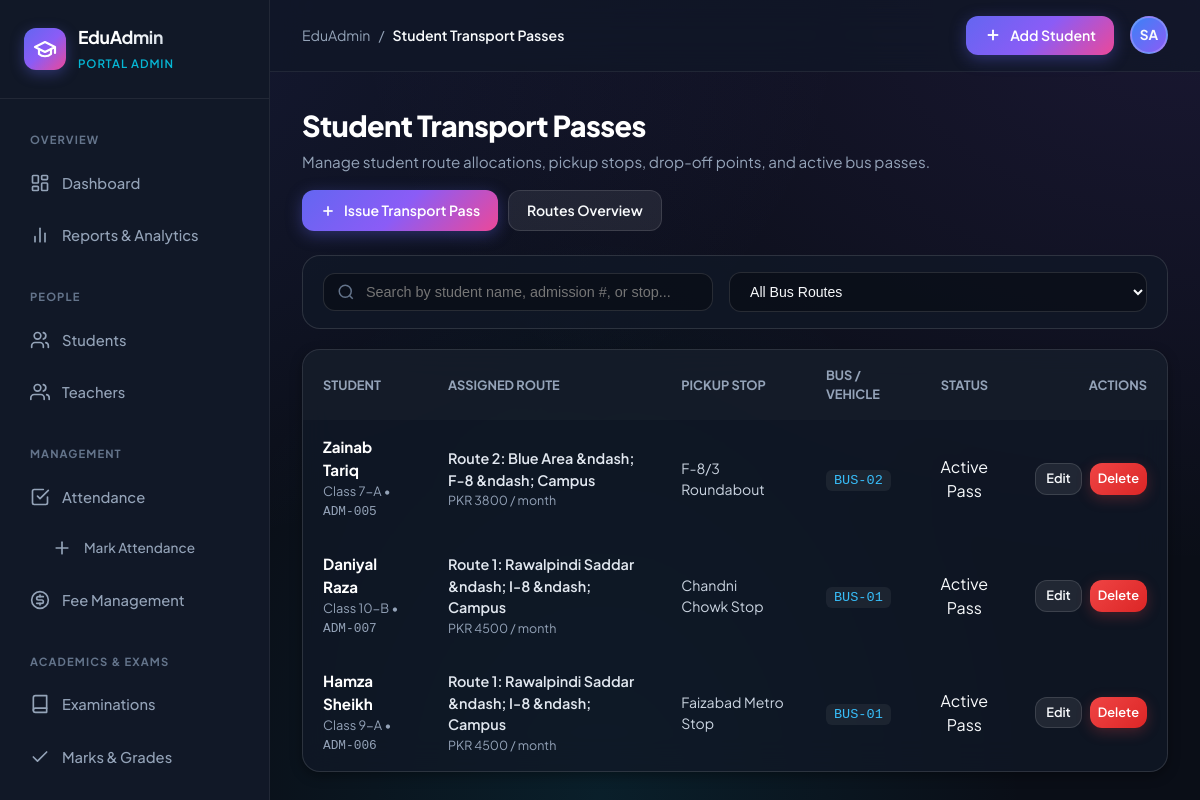
The app's page /transport/passes/ with its own data.
### transport/models.py (models this page shows, shortened)
class TransportAllocation(models.Model):
    student = models.ForeignKey('students.Student', on_delete=models.CASCADE, related_name='transport_passes', verbose_name="Student")
    route = models.ForeignKey(Route, on_delete=models.CASCADE, related_name='assigned_students', verbose_name="Bus Route")
    pickup_stop = models.CharField(max_length=120, verbose_name="Designated Pickup Point")
    dropoff_stop = models.CharField(max_length=120, blank=True, verbose_name="Designated Drop-off Point")
    joined_date = models.DateField(default=timezone.now, verbose_name="Commencement Date")
    is_active = models.BooleanField(default=True, verbose_name="Active Transport Pass")
    created_at = models.DateTimeField(auto_now_add=True)
    class Meta:
        ordering = ['-joined_date', 'student__student_name']
        verbose_name = "Transport Allocation"
        verbose_name_plural = "Transport Allocations"

class Route(models.Model):
    route_name = models.CharField(max_length=150, unique=True, verbose_name="Route Name / Title")
    start_location = models.CharField(max_length=150, verbose_name="Origin / Start Point")
    end_location = models.CharField(max_length=150, verbose_name="Destination / Campus")
    monthly_fare = models.DecimalField(max_digits=8, decimal_places=2, default=Decimal('3500.00'), verbose_name="Monthly Fare (PKR)")
    vehicle = models.ForeignKey(Vehicle, on_delete=models.SET_NULL, null=True, blank=True, related_name='routes', verbose_name="Assigned Bus / Van")
    description = models.TextField(blank=True, verbose_name="Route Stops & Itinerary")
    created_at = models.DateTimeField(auto_now_add=True)
    class Meta:
        ordering = ['route_name']
        verbose_name = "Transport Route"
        verbose_name_plural = "Transport Routes"

class Vehicle(models.Model):
    STATUS_CHOICES = [
        ('Active', 'Active in Service'),
        ('Maintenance', 'Under Maintenance'),
        ('Inactive', 'Decommissioned / Inactive'),
    ]
    vehicle_number = models.CharField(max_length=30, unique=True, verbose_name="Vehicle / Plate #")
    vehicle_model = models.CharField(max_length=100, verbose_name="Vehicle Model / Make")
    driver_name = models.CharField(max_length=120, verbose_name="Driver Full Name")
    driver_phone = models.CharField(max_length=25, verbose_name="Driver Contact Phone")
    driver_license = models.CharField(max_length=50, blank=True, verbose_name="Driver License #")
    seating_capacity = models.PositiveIntegerField(default=30, verbose_name="Seating Capacity")
    status = models.CharField(max_length=20, choices=STATUS_CHOICES, default='Active', verbose_name="Fleet Status")
    created_at = models.DateTimeField(auto_now_add=True)
    updated_at = models.DateTimeField(auto_now=True)
    class Meta:
        ordering = ['vehicle_number']
        verbose_name = "Fleet Vehicle"
        verbose_name_plural = "Fleet Vehicles"

### students/models.py (models this page shows, shortened)
class Student(models.Model):
    student_name = models.CharField(
        max_length=150,
        verbose_name="Student Name",
        help_text="Full legal name of the student"
    )
    admission_number = models.CharField(
        max_length=30,
        unique=True,
        verbose_name="Admission Number",
        help_text="Unique institutional admission identifier"
    )
    student_class = models.CharField(
        max_length=50,
        verbose_name="Class / Grade",
        help_text="Current class or grade level"
    )
    contact_number = models.CharField(
        max_length=20,
        verbose_name="Contact Number",
        help_text="Primary guardian contact phone number"
    )
    created_at = models.DateTimeField(
        auto_now_add=True,
        verbose_name="Registered On"
    )
    updated_at = models.DateTimeField(
        auto_now=True,
        verbose_name="Last Updated"
    )
    class Meta:
        ordering = ['-created_at']
        verbose_name = "Student"
        verbose_name_plural = "Students"

### transport/views.py (the view)
# urls.py: path('passes/', views.allocation_list, name='allocation_list'),
def allocation_list(request):
    query = request.GET.get('q', '').strip()
    route_filter = request.GET.get('route', '').strip()
    allocations = TransportAllocation.objects.select_related('student', 'route', 'route__vehicle').all()
    if query:
        allocations = allocations.filter(
            Q(student__student_name__icontains=query) |
            Q(student__admission_number__icontains=query) |
            Q(pickup_stop__icontains=query)
        )
    if route_filter:
        allocations = allocations.filter(route_id=route_filter)
    routes = Route.objects.all().order_by('route_name')
    context = {
        'page_title': 'Student Transport Passes',
        'active_tab': 'transport_passes',
        'allocations': allocations,
        'routes': routes,
        'route_filter': route_filter,
        'query': query,
    }
    return render(request, 'transport/allocation_list.html', context)

### templates/transport/allocation_list.html (shortened to what this page needs)
{% extends 'students/base.html' %}
{% block content %}
<div style="display:flex; justify-content:space-between; align-items:flex-start; margin-bottom:24px; flex-wrap:wrap; gap:16px;">
  <div>
    <h1 style="font-size:1.8rem; font-weight:800; color:#fff; letter-spacing:-0.02em;">Student Transport Passes</h1>
    <p style="color:var(--text-muted); font-size:0.95rem; margin-top:4px;">Manage student route allocations, pickup stops, drop-off points, and active bus passes.</p>
  </div>
  <div style="display:flex; gap:10px; flex-wrap:wrap;">
    <a href="{% url 'transport:allocation_add' %}" class="btn-primary" id="issue-pass-btn">
      <svg width="16" height="16" viewBox="0 0 24 24" fill="none" stroke="currentColor" stroke-width="2.5"><line x1="12" x2="12" y1="5" y2="19"/><line x1="5" x2="19" y1="12" y2="12"/></svg>
      Issue Transport Pass
    </a>
    <a href="{% url 'transport:transport_dashboard' %}" class="btn-secondary">
      Routes Overview
    </a>
  </div>
</div>
<form method="GET" class="filter-bar" style="margin-bottom:20px;">
  <div class="search-input-wrap">
    <svg viewBox="0 0 24 24" fill="none" stroke="currentColor" stroke-width="2"><circle cx="11" cy="11" r="8"/><line x1="21" y1="21" x2="16.65" y2="16.65"/></svg>
    <input type="text" name="q" value="{{ query }}" class="search-input" placeholder="Search by student name, admission #, or stop..." autocomplete="off">
  </div>
  <div style="display:flex; gap:10px; flex-wrap:wrap; align-items:center;">
    <select name="route" class="filter-select" onchange="this.form.submit()">
      <option value="">All Bus Routes</option>
    </select>
  </div>
</form>
<div class="glass-card" style="padding:0; overflow:hidden;">
  <div style="overflow-x:auto;">
    <table class="data-table" style="width:100%; border-collapse:collapse;">
      <thead>
        <tr style="border-bottom:1px solid var(--border-color); background:rgba(255,255,255,0.02);">
          <th style="padding:16px 20px; text-align:left; font-size:0.8rem; text-transform:uppercase; color:var(--text-muted);">Student</th>
          <th style="padding:16px 20px; text-align:left; font-size:0.8rem; text-transform:uppercase; color:var(--text-muted);">Assigned Route</th>
          <th style="padding:16px 20px; text-align:left; font-size:0.8rem; text-transform:uppercase; color:var(--text-muted);">Pickup Stop</th>
          <th style="padding:16px 20px; text-align:left; font-size:0.8rem; text-transform:uppercase; color:var(--text-muted);">Bus / Vehicle</th>
          <th style="padding:16px 20px; text-align:center; font-size:0.8rem; text-transform:uppercase; color:var(--text-muted);">Status</th>
          <th style="padding:16px 20px; text-align:right; font-size:0.8rem; text-transform:uppercase; color:var(--text-muted);">Actions</th>
        </tr>
      </thead>
      <tbody>
        {% for a in allocations %}
        <tr style="border-bottom:1px solid var(--border-color); transition:background 0.15s ease;" onmouseover="this.style.background='rgba(255,255,255,0.03)'" onmouseout="this.style.background='transparent'">
          <td style="padding:16px 20px;">
            <div style="font-weight:700; color:#fff; font-size:0.95rem;">{{ a.student.student_name }}</div>
            <div style="font-size:0.8rem; color:var(--text-muted);">{{ a.student.student_class }} &bull; <span style="font-family:monospace; color:var(--cyan);">{{ a.student.admission_number }}</span></div>
          </td>
          <td style="padding:16px 20px;">
            <div style="font-weight:600; color:#e2e8f0; font-size:0.9rem;">{{ a.route.route_name }}</div>
            <div style="font-size:0.78rem; color:var(--text-muted);">PKR {{ a.route.monthly_fare|floatformat:0 }} / month</div>
          </td>
          <td style="padding:16px 20px; color:#cbd5e1; font-size:0.88rem;">
            {{ a.pickup_stop }}
          </td>
          <td style="padding:16px 20px;">
            {% if a.route.vehicle %}
              <span style="font-family:monospace; background:rgba(255,255,255,0.06); padding:3px 8px; border-radius:6px; color:#38bdf8; font-size:0.85rem;">
                {{ a.route.vehicle.vehicle_number }}
              </span>
            {% else %}
              <span style="color:var(--text-muted); font-size:0.82rem;">Unassigned</span>
            {% endif %}
          </td>
          <td style="padding:16px 20px; text-align:center;">
            {% if a.is_active %}
              <span class="status-badge badge-active">Active Pass</span>
            {% else %}
              <span class="status-badge badge-unpaid">Suspended</span>
            {% endif %}
          </td>
          <td style="padding:16px 20px; text-align:right;">
            <div style="display:inline-flex; gap:8px;">
              <a href="{% url 'transport:allocation_edit' a.pk %}" class="btn-secondary" style="padding:5px 10px; font-size:0.8rem;">Edit</a>
              <a href="{% url 'transport:allocation_delete' a.pk %}" class="btn-danger" style="padding:5px 8px; font-size:0.8rem;">Delete</a>
            </div>
          </td>
        </tr>
        {% empty %}
        <tr>
          <td colspan="6" style="padding:48px 20px; text-align:center; color:var(--text-muted);">
            No student transport passes issued yet.
          </td>
        </tr>
        {% endfor %}
      </tbody>
    </table>
  </div>
</div>
{% endblock %}

### static/css/style.css (style rules this page uses)
:root { --bg-base: #0a0e17; --bg-surface: #111827; --bg-card: rgba(17, 24, 39, 0.75); --bg-card-hover: rgba(30, 41, 59, 0.85); --bg-glass: rgba(255, 255, 255, 0.04); --bg-glass-heavy: rgba(255, 255, 255, 0.08); --border-subtle: rgba(255, 255, 255, 0.07); --border-card: rgba(255, 255, 255, 0.12); --border-focus: #6366f1; --primary: #6366f1; --primary-hover: #4f46e5; --primary-gradient: linear-gradient(135deg, #6366f1 0%, #8b5cf6 50%, #ec4899 100%); --primary-glow: rgba(99, 102, 241, 0.35); --secondary: #06b6d4; --accent-purple: #8b5cf6; --success: #10b981; --success-glow: rgba(16, 185, 129, 0.25); --warning: #f59e0b; --warning-glow: rgba(245, 158, 11, 0.25); --danger: #ef4444; --danger-hover: #dc2626; --danger-glow: rgba(239, 68, 68, 0.25); --text-main: #f8fafc; --text-muted: #94a3b8; --text-dim: #64748b; --text-inverse: #0a0e17; --shadow-sm: 0 2px 4px rgba(0, 0, 0, 0.25); --shadow-md: 0 4px 12px rgba(0, 0, 0, 0.35); --shadow-lg: 0 12px 32px rgba(0, 0, 0, 0.45); --shadow-glow: 0 0 25px var(--primary-glow); --sidebar-width: 270px; --topbar-height: 72px; --radius-sm: 8px; --radius-md: 12px; --radius-lg: 18px; --radius-full: 9999px; --transition-fast: 0.18s ease; --transition-smooth: 0.3s cubic-bezier(0.4, 0, 0.2, 1); }
*, *::before, *::after { box-sizing: border-box; margin: 0; padding: 0; }
body { font-family: 'Plus Jakarta Sans', -apple-system, BlinkMacSystemFont, 'Segoe UI', Roboto, sans-serif; background-color: var(--bg-base); background-image: radial-gradient(at 0% 0%, rgba(99, 102, 241, 0.15) 0px, transparent 50%), radial-gradient(at 100% 0%, rgba(139, 92, 246, 0.12) 0px, transparent 50%), radial-gradient(at 50% 100%, rgba(6, 182, 212, 0.1) 0px, transparent 50%); background-attachment: fixed; color: var(--text-main); line-height: 1.5; min-height: 100vh; -webkit-font-smoothing: antialiased; }
a { color: inherit; text-decoration: none; }
.btn-primary { display: inline-flex; align-items: center; gap: 8px; padding: 9px 18px; border-radius: var(--radius-md); background: var(--primary-gradient); color: #fff; font-size: 0.88rem; font-weight: 600; border: none; cursor: pointer; box-shadow: 0 4px 16px var(--primary-glow); transition: all var(--transition-fast); }
.btn-secondary { display: inline-flex; align-items: center; gap: 8px; padding: 9px 18px; border-radius: var(--radius-md); background: var(--bg-glass-heavy); border: 1px solid var(--border-card); color: var(--text-main); font-size: 0.88rem; font-weight: 600; cursor: pointer; transition: all var(--transition-fast); }
.btn-danger { display: inline-flex; align-items: center; gap: 8px; padding: 9px 18px; border-radius: var(--radius-md); background: linear-gradient(135deg, #ef4444 0%, #dc2626 100%); color: #fff; font-size: 0.88rem; font-weight: 600; border: none; cursor: pointer; box-shadow: 0 4px 14px var(--danger-glow); transition: all var(--transition-fast); }
.glass-card { background: var(--bg-card); backdrop-filter: blur(16px); border: 1px solid var(--border-card); border-radius: var(--radius-lg); padding: 24px; box-shadow: var(--shadow-md); transition: transform var(--transition-fast), border-color var(--transition-fast), box-shadow var(--transition-fast); }
.filter-bar { display: flex; flex-wrap: wrap; align-items: center; justify-content: space-between; gap: 16px; margin-bottom: 24px; background: var(--bg-card); padding: 16px 20px; border-radius: var(--radius-lg); border: 1px solid var(--border-card); }
.search-input-wrap { position: relative; flex: 1; min-width: 260px; max-width: 450px; }
.search-input-wrap svg { position: absolute; left: 14px; top: 50%; transform: translateY(-50%); width: 18px; height: 18px; color: var(--text-dim); }
.search-input { width: 100%; padding: 10px 16px 10px 42px; border-radius: var(--radius-md); background: rgba(0, 0, 0, 0.3); border: 1px solid var(--border-card); color: #fff; font-size: 0.9rem; outline: none; transition: all var(--transition-fast); }
.filter-select { padding: 10px 16px; border-radius: var(--radius-md); background: rgba(0, 0, 0, 0.3); border: 1px solid var(--border-card); color: var(--text-main); font-size: 0.88rem; outline: none; cursor: pointer; transition: all var(--transition-fast); }
.filter-select option { background: var(--bg-surface); color: var(--text-main); }

### records on screen
TransportAllocation: student.student_name "Zainab Tariq", student.student_class "Class 7-A", student.admission_number "ADM-005", route.route_name "Route 2: Blue Area &ndash; F-8 &ndash; Campus", route.monthly_fare "3800", pickup_stop "F-8/3 Roundabout", route.vehicle.vehicle_number "BUS-02", is_active "Active Pass"
TransportAllocation: student.student_name "Daniyal Raza", student.student_class "Class 10-B", student.admission_number "ADM-007", route.route_name "Route 1: Rawalpindi Saddar &ndash; I-8 &ndash; Campus", route.monthly_fare "4500", pickup_stop "Chandni Chowk Stop", route.vehicle.vehicle_number "BUS-01", is_active "Active Pass"
TransportAllocation: student.student_name "Hamza Sheikh", student.student_class "Class 9-A", student.admission_number "ADM-006", route.route_name "Route 1: Rawalpindi Saddar &ndash; I-8 &ndash; Campus", route.monthly_fare "4500", pickup_stop "Faizabad Metro Stop", route.vehicle.vehicle_number "BUS-01", is_active "Active Pass"

### other values on screen
{{ page_title|default:"Overview" }} "Student Transport Passes"
